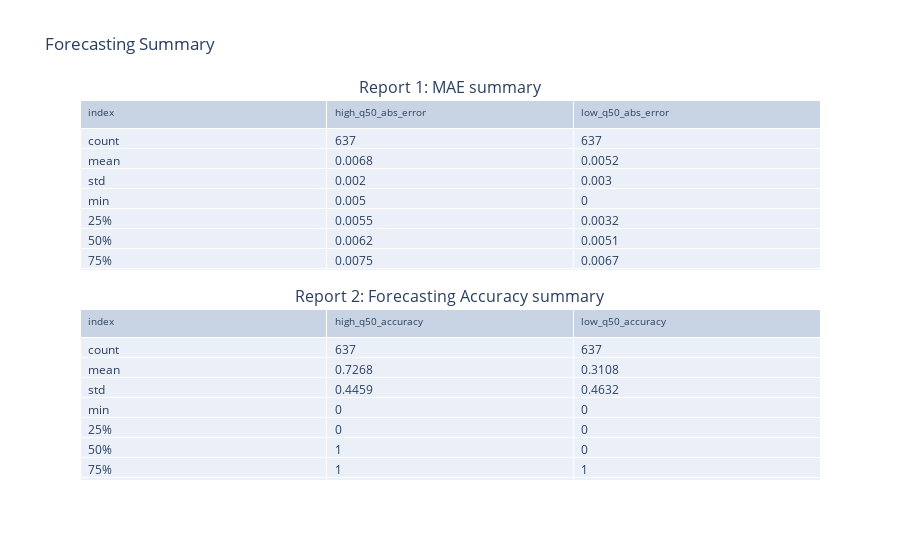

Source (notebook cell):
### Code cell
from src.eval.plots import *

d,t = prepare_summary_reports(abnormal_metric)
t.show()

### Figure 1 — Plotly figure (JSON) as saved in the notebook; plotly's stock layout.template omitted (floating-point values rounded to 4 significant figures)
{"data": [{"cells": {"align": "left", "values": [["count", "mean", "std", "min", "25%", "50%", "75%", "max"], [637, 0.0068, 0.002, 0.005, 0.0055, 0.0062, 0.0075, 0.0229], [637, 0.0052, 0.003, 0, 0.0032, 0.0051, 0.0067, 0.02]]}, "domain": {"x": [0, 1], "y": [0.55, 1]}, "header": {"align": "left", "font": {"size": 10}, "values": ["index", "high_q50_abs_error", "low_q50_abs_error"]}, "type": "table"}, {"cells": {"align": "left", "values": [["count", "mean", "std", "min", "25%", "50%", "75%", "max"], [637, 0.7268, 0.4459, 0, 0, 1, 1, 1], [637, 0.3108, 0.4632, 0, 0, 0, 1, 1]]}, "domain": {"x": [0, 1], "y": [0, 0.45]}, "header": {"align": "left", "font": {"size": 10}, "values": ["index", "high_q50_accuracy", "low_q50_accuracy"]}, "type": "table"}], "layout": {"annotations": [{"font": {"size": 16}, "showarrow": false, "text": "Report 1: MAE summary", "x": 0.5, "xanchor": "center", "xref": "paper", "y": 1, "yanchor": "bottom", "yref": "paper"}, {"font": {"size": 16}, "showarrow": false, "text": "Report 2: Forecasting Accuracy summary", "x": 0.5, "xanchor": "center", "xref": "paper", "y": 0.45, "yanchor": "bottom", "yref": "paper"}], "title": {"text": "Forecasting Summary"}}}
